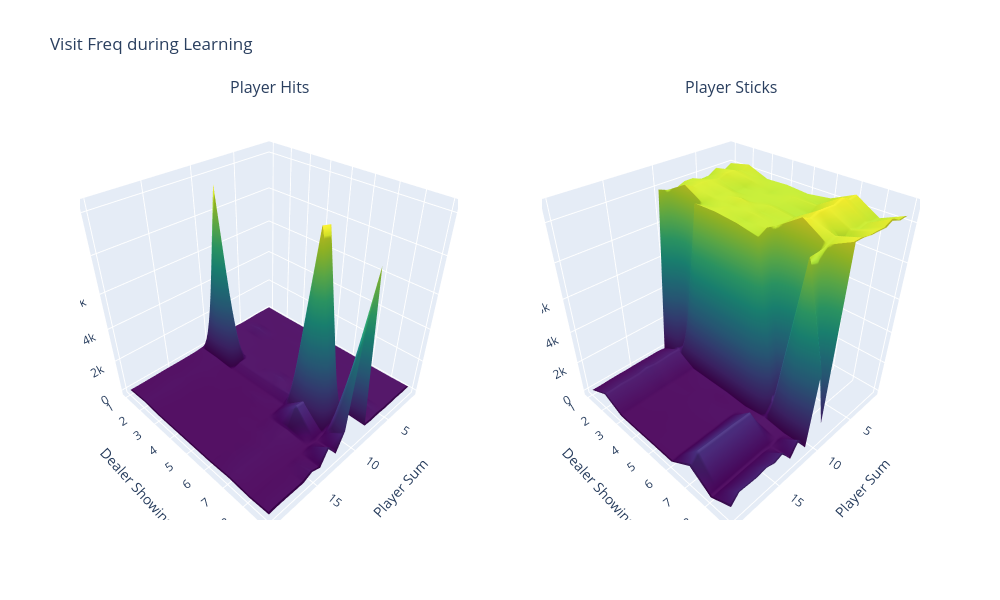

Source (notebook cell):
### Code cell
X = np.arange(1,21)
Y = np.arange(1,10)
plot_3d_surfaces(X, Y, [visit_freq_100[:,:,0], visit_freq_100[:,:,1]], titles=["Player Hits","Player Sticks"], heading="Visit Freq during Learning")

### Figure 1 — Plotly figure (JSON) as saved in the notebook; plotly's stock layout.template omitted (floating-point values rounded to 4 significant figures; data arrays with more than 128 entries replaced by an {"elided": "..."} marker saying what was removed)
{"data": [{"colorscale": [[0, "#440154"], [0.1111, "#482878"], [0.2222, "#3e4989"], [0.3333, "#31688e"], [0.4444, "#26828e"], [0.5556, "#1f9e89"], [0.6667, "#35b779"], [0.7778, "#6ece58"], [0.8889, "#b5de2b"], [1, "#fde725"]], "scene": "scene", "showscale": false, "type": "surface", "x": [1, 2, 3, 4, 5, 6, 7, 8, 9, 10, 11, 12, 13, 14, 15, 16, 17, 18, 19, 20], "y": [1, 2, 3, 4, 5, 6, 7, 8, 9], "z": {"elided": "10x21 float values"}}, {"colorscale": [[0, "#440154"], [0.1111, "#482878"], [0.2222, "#3e4989"], [0.3333, "#31688e"], [0.4444, "#26828e"], [0.5556, "#1f9e89"], [0.6667, "#35b779"], [0.7778, "#6ece58"], [0.8889, "#b5de2b"], [1, "#fde725"]], "scene": "scene2", "showscale": false, "type": "surface", "x": [1, 2, 3, 4, 5, 6, 7, 8, 9, 10, 11, 12, 13, 14, 15, 16, 17, 18, 19, 20], "y": [1, 2, 3, 4, 5, 6, 7, 8, 9], "z": {"elided": "10x21 float values"}}], "layout": {"annotations": [{"font": {"size": 16}, "showarrow": false, "text": "Player Hits", "x": 0.225, "xanchor": "center", "xref": "paper", "y": 1, "yanchor": "bottom", "yref": "paper"}, {"font": {"size": 16}, "showarrow": false, "text": "Player Sticks", "x": 0.775, "xanchor": "center", "xref": "paper", "y": 1, "yanchor": "bottom", "yref": "paper"}], "height": 600, "scene": {"domain": {"x": [0, 0.45], "y": [0, 1]}, "xaxis": {"title": {"text": "Player Sum"}}, "yaxis": {"title": {"text": "Dealer Showing"}}, "zaxis": {"title": {"text": "Value"}}}, "scene2": {"domain": {"x": [0.55, 1], "y": [0, 1]}, "xaxis": {"title": {"text": "Player Sum"}}, "yaxis": {"title": {"text": "Dealer Showing"}}, "zaxis": {"title": {"text": "Value"}}}, "title": {"text": "Visit Freq during Learning"}, "width": 1000}}
